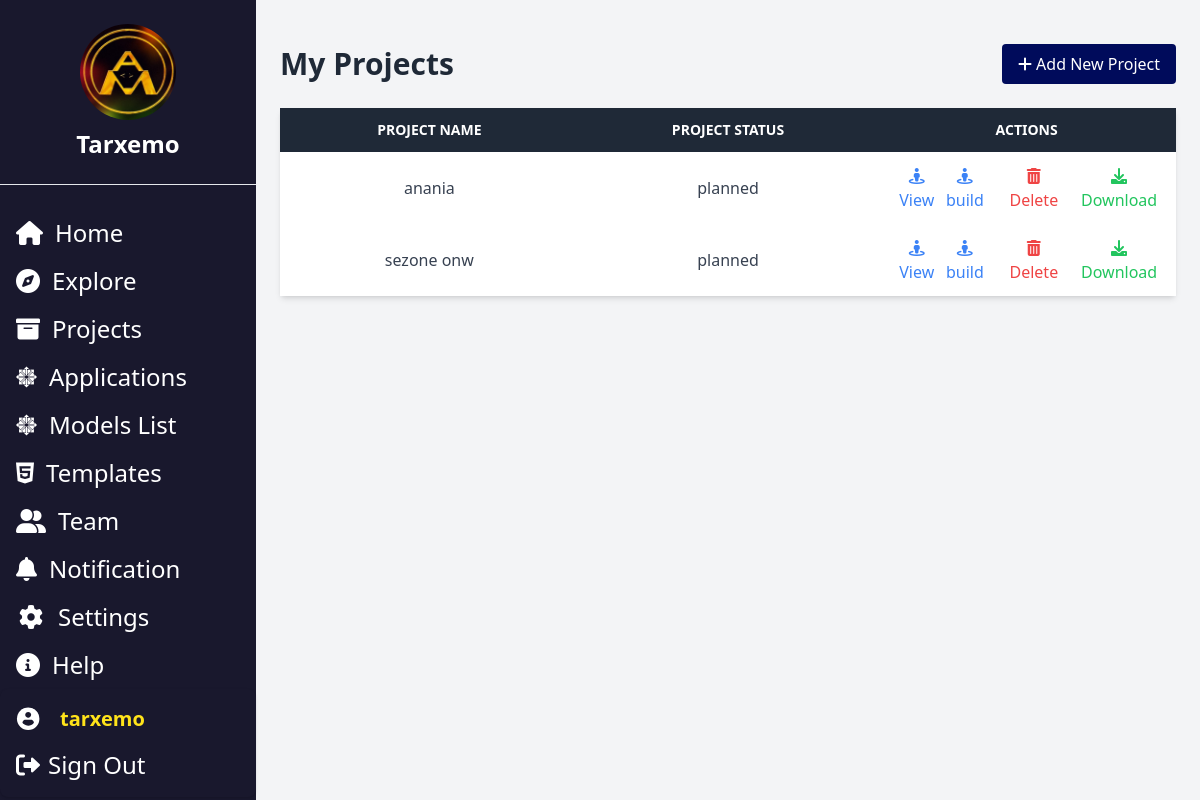
The app's page /idd/projects_listing/ (signed in) with its own data.
### authApp/models.py (models this page shows, shortened)
class CustomUser(AbstractBaseUser, PermissionsMixin):
    email = models.EmailField(unique=True)
    first_name = models.CharField(max_length=30, blank=True)
    last_name = models.CharField(max_length=30, blank=True)
    is_active = models.BooleanField(default=True)
    is_staff = models.BooleanField(default=False)
    username = models.CharField(max_length=100, unique=True, null=True, blank=True)
    objects = CustomUserManager()
    USERNAME_FIELD = 'email'
    REQUIRED_FIELDS = []

### idd/models.py (models this page shows, shortened)
class Project(models.Model):
    STATUS_CHOICES = [
        ('planned', 'Planned'),
        ('in_progress', 'In Progress'),
        ('completed', 'Completed'),
    ]
    PRIORITY_CHOICES = [
        ('high', 'High'),
        ('medium', 'Medium'),
        ('low', 'Low'),
    ]
    title = models.CharField(max_length=200)
    description = models.TextField()
    start_date = models.DateField(null=True, blank=True)
    expected_completion_date = models.DateField(null=True, blank=True)
    status = models.CharField(max_length=20, choices=STATUS_CHOICES, default='planned')
    priority = models.CharField(max_length=20, choices=PRIORITY_CHOICES, default='medium')
    category = models.CharField(max_length=100, blank=True)
    owner = models.ForeignKey(CustomUser, on_delete=models.CASCADE, related_name="projects")
    applications = models.ManyToManyField('Application', related_name='projects')  # Many-to-many relationship
    created_at = models.DateTimeField(auto_now_add=True)
    updated_at = models.DateTimeField(auto_now=True)

### idd/views.py (the view)
# urls.py: path('projects_listing/', project_list, name='my_projects_list'),
def project_list(request):
    projects = Project.objects.filter(owner=request.user)
    return render(request, 'projects_list.html', {'projects': projects})

### authApp/autoLogoutMiddleware.py (called while the page is built, shortened)
    def __call__(self, request):
        if request.user.is_authenticated:
            last_activity = request.session.get('last_activity')
            current_time = now()
            request.session['last_activity'] = current_time.isoformat()
        return self.get_response(request)

### idd/templates/projects_list.html (shortened to what this page needs)
{% extends "homepage.html" %}
{% load static %}
{% block content %}
<div class="container mx-auto mt-5">
    <div class="flex justify-between items-center mb-4">
        <h1 class="text-3xl font-bold">My Projects</h1>
        <button onclick="openModal()" class="bg-[#000B5B] text-white px-4 py-2 rounded hover:bg-[#003399]">
            <i class="fas fa-plus"></i> Add New Project
        </button>
    </div>
    <div class="bg-white shadow-md rounded my-6">
        <table class="min-w-full bg-white">
            <thead class="bg-gray-800 text-white">
                <tr>
                    <th class="w-1/3 py-3 px-4 uppercase font-semibold text-sm">Project Name</th>
                    <th class="w-1/3 py-3 px-4 uppercase font-semibold text-sm">Project Status</th>
                    <th class="w-1/3 py-3 px-4 uppercase font-semibold text-sm">Actions</th>
                </tr>
            </thead>
            <tbody class="text-gray-700">
                {% for project in projects %}
                {%if project.title %}
                <tr>
                    <td class="w-auto text-center py-3 px-4">{{ project.title }}</td>
                    <td class="w-auto text-center py-3 px-4">{{ project.status }}</td>
                    <td class="w-full py-3 px-4 flex justify-between">
                        <button class="text-blue-500 hover:text-blue-700">
                            <a href="{% url 'project_information' project.id %}"><i class="fa-solid fa-street-view"></i>
                                View</a>
                        </button>
                        <button class="text-blue-500 hover:text-blue-700">
                            <a href="{% url 'build_project' project.id %}"><i class="fa-solid fa-street-view"></i>
                                build</a>
                        </button>
                        <button onclick="openDelete('{{ project.id }}')" class="text-red-500 hover:text-red-700 ml-4">
                            <i class="fas fa-trash-alt"></i> Delete
                            <button class="text-green-500 hover:text-green-700 ml-4">
                                <a href="{% url 'create_django_project' project.id %}">
                                    <i class="fa-solid fa-download"></i> Download
                                </a>
                            </button>
                    </td>
                </tr>
                {% endif%}
                {% endfor %}
            </tbody>
        </table>
    </div>
</div>
{% endblock %}

### idd/templates/homepage.html (shortened to what this page needs)
<!DOCTYPE html>
<html lang="en">
  <head>
    {% load static %}
    <script src="https://cdn.tailwindcss.com"></script>
    <link
      href="https://cdnjs.cloudflare.com/ajax/libs/font-awesome/6.0.0-beta3/css/all.min.css"
      rel="stylesheet"
    />
  </head>
  <body class="bg-gray-100 font-sans text-gray-800">
    <div class="flex flex-col h-screen lg:flex-row">
      <aside
        id="sidebar"
        class="hidden lg:block lg:w-64 bg-[#19182D] text-white min-h-screen lg:relative lg:flex-shrink-0"
      >
        <div class="flex flex-col h-full">
          <div class="bg-[#19182D] flex flex-col items-center py-6">
            <img
              src="{% static 'logo.jpeg' %}"
              alt="Logo"
              class="h-24 w-24 rounded-full mb-2"
            />
            <span class="text-2xl font-semibold">Tarxemo</span>
          </div>
          <div class= " w-full border-t bg-gray-800"></div>
          <nav class="mt-6 flex-grow">
            <ul>
              <li>
                <a
                  href="#home"
                  class="flex items-center text-2xl px-4 py-2 hover:text-[#FFE31A] transition"
                >
                  <i class="fas fa-home mr-3"></i> <span>Home</span>
                </a>
              </li>
              <li>
                <a
                  href="{% url 'templates_gallery' %}"
                  class="flex items-center text-2xl px-4 py-2 hover:text-[#FFE31A] transition"
                >
                  <i class="fas fa-compass mr-3"></i> <span>Explore</span>
                </a>
              </li>
              <li>
                <a
                  href="{% url 'my_projects_list'%}"
                  title="myProjects"
                  class="flex text-2xl items-center px-4 py-2 hover:text-[#FFE31A] transition"
                >
                  <i class="fas fa-archive mr-3"></i><span>Projects</span>
                </a>
              </li>
              <li>
                <a
                  href="{% url 'apps_list'%}"
                  title="Apps"
                  class="tooltip flex text-2xl items-center px-4 py-2 hover:text-[#FFE31A] transition"
                >
                  <i class="fa-brands fa-centos mr-3"></i>
                  <span class="tooltip__content">Applications</span>
                </a>
              </li>
              <li>
                <a
                  href="{% url 'list_models'%}"
                  title="Apps"
                  class="tooltip flex text-2xl items-center px-4 py-2 hover:text-[#FFE31A] transition"
                >
                  <i class="fa-brands fa-centos mr-3"></i>
                  <span class="tooltip__content">Models List</span>
                </a>
              </li>
              <li>
                <a
                  href="{% url 'template_list'%}"
                  title="Templates"
                  class="tooltip text-2xl flex items-center px-4 py-2 hover:text-[#FFE31A] transition"
                >
                  <i class="fa-brands fa-html5 mr-3"></i>
                  <span class=" ">Templates</span>
                </a>
              </li>
              <li>
                <a
                  href="#Team"
                  class="flex items-center px-4 py-2 text-2xl hover:text-[#FFE31A] transition"
                >
                <i class="fa-solid fa-user-group mr-3"></i> <span>Team</span>
                </a>
              </li>
              <li>
                <a
                  href="#notification"
                  class="flex items-center px-4 py-2 text-2xl hover:text-[#FFE31A] transition"
                >
                  <i class="fas fa-bell mr-3"></i> <span>Notification</span>
                </a>
              </li>
              <div class="sidebar-links bottom-links">
                <ul>
                  <li>
                    <a
                      href="#settings"
                      title="Settings"
                      class="flex text-2xl items-center px-4 py-2 hover:text-[#FFE31A] transition"
                    >
                    <i class="fa fa-cog fa-fw mr-3" aria-hidden="true"></i>
                      <span class="link hide">Settings</span>
                    </a>
                  </li>
                  <li>
                    <a
                      href="#help"
                      title="Help"
                      class="tooltip text-2xl flex items-center px-4 py-2 hover:text-[#FFE31A] transition"
                    >
                      <i class="fas fa-info-circle mr-3"></i>
                      <span class="tooltip__content">Help</span>
                    </a>
                  </li>
                </ul>
                <div class="flex flex-col items-start space-y-4 p-4 bg-[#19182D] rounded-lg shadow">
                  <div class="flex items-center space-x-1">
                    <span class="inline-block h-6 w-6 bg-[#19182D] rounded-full overflow-hidden mr-4">
                    </span>
                    <div class="text-xl font-semibold text-[#FFE31A]">{{user.username}}</div>
                  </div>
                  <a href="{% url 'logout' %}" title="Sign Out" class="tooltip text-2xl flex items-center space-x-2 text-white hover:text-[#FFE31A]">
                    <i class="fas fa-right-from-bracket "></i>
                    <span class="   ">Sign Out</span>
                  </a>
                </div>
              </div>
            </ul>
          </nav>
        </div>
      </aside>
      <main class="flex-1 p-6 overflow-y-auto">
        {% block content %} {% endblock %}
      </main>
    </div>
  </body>
</html>

### records on screen
CustomUser: username "tarxemo"
Project: title "anania", status "planned"
Project: title "sezone onw", status "planned"
